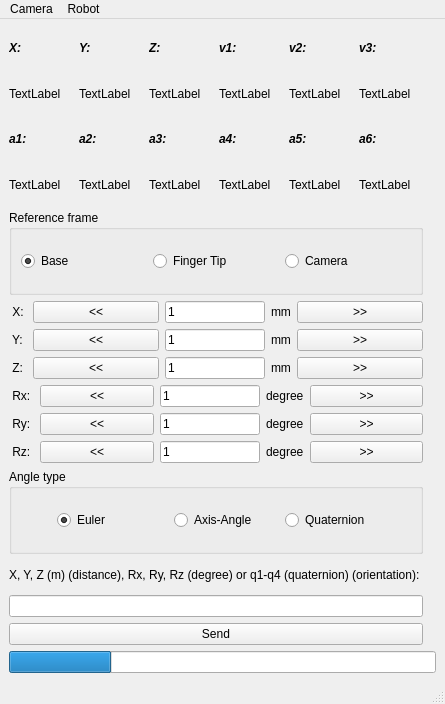
<?xml version="1.0" encoding="UTF-8"?>
<ui version="4.0">
 <class>Robot</class>
 <widget class="QMainWindow" name="Robot">
  <property name="geometry">
   <rect>
    <x>0</x>
    <y>0</y>
    <width>416</width>
    <height>704</height>
   </rect>
  </property>
  <property name="windowTitle">
   <string>Tweak Robot</string>
  </property>
  <widget class="QWidget" name="centralwidget">
   <property name="sizePolicy">
    <sizepolicy hsizetype="Expanding" vsizetype="Expanding">
     <horstretch>0</horstretch>
     <verstretch>0</verstretch>
    </sizepolicy>
   </property>
   <property name="maximumSize">
    <size>
     <width>1000</width>
     <height>1000</height>
    </size>
   </property>
   <layout class="QVBoxLayout" name="verticalLayout_2">
    <item>
     <layout class="QGridLayout" name="gridLayout_3">
      <item row="2" column="0">
       <widget class="QGroupBox" name="Frame">
        <property name="title">
         <string notr="true">Reference frame</string>
        </property>
        <property name="flat">
         <bool>false</bool>
        </property>
        <property name="checkable">
         <bool>false</bool>
        </property>
        <layout class="QHBoxLayout" name="horizontalLayout_9">
         <item>
          <layout class="QHBoxLayout" name="horizontalLayout_7">
           <item>
            <widget class="QRadioButton" name="Base">
             <property name="text">
              <string>Base</string>
             </property>
             <property name="checkable">
              <bool>true</bool>
             </property>
             <property name="checked">
              <bool>true</bool>
             </property>
             <attribute name="buttonGroup">
              <string notr="true">buttonGroup</string>
             </attribute>
            </widget>
           </item>
           <item>
            <widget class="QRadioButton" name="TCP">
             <property name="text">
              <string>Finger Tip</string>
             </property>
             <attribute name="buttonGroup">
              <string notr="true">buttonGroup</string>
             </attribute>
            </widget>
           </item>
           <item>
            <widget class="QRadioButton" name="Camera">
             <property name="text">
              <string>Camera</string>
             </property>
             <attribute name="buttonGroup">
              <string notr="true">buttonGroup</string>
             </attribute>
            </widget>
           </item>
          </layout>
         </item>
        </layout>
       </widget>
      </item>
      <item row="6" column="0">
       <layout class="QHBoxLayout" name="horizontalLayout_4">
        <item>
         <widget class="QLabel" name="label_10">
          <property name="text">
           <string> Rx: </string>
          </property>
         </widget>
        </item>
        <item>
         <widget class="QPushButton" name="Rxm">
          <property name="sizePolicy">
           <sizepolicy hsizetype="Expanding" vsizetype="Fixed">
            <horstretch>0</horstretch>
            <verstretch>0</verstretch>
           </sizepolicy>
          </property>
          <property name="text">
           <string>&lt;&lt;</string>
          </property>
         </widget>
        </item>
        <item>
         <widget class="QLineEdit" name="RxStep">
          <property name="maximumSize">
           <size>
            <width>100</width>
            <height>16777215</height>
           </size>
          </property>
          <property name="text">
           <string>1</string>
          </property>
         </widget>
        </item>
        <item>
         <widget class="QLabel" name="label_8">
          <property name="text">
           <string>degree</string>
          </property>
         </widget>
        </item>
        <item>
         <widget class="QPushButton" name="Rxp">
          <property name="sizePolicy">
           <sizepolicy hsizetype="Expanding" vsizetype="Fixed">
            <horstretch>0</horstretch>
            <verstretch>0</verstretch>
           </sizepolicy>
          </property>
          <property name="text">
           <string>&gt;&gt;</string>
          </property>
         </widget>
        </item>
       </layout>
      </item>
      <item row="7" column="0">
       <layout class="QHBoxLayout" name="horizontalLayout_5">
        <item>
         <widget class="QLabel" name="label_14">
          <property name="text">
           <string> Ry: </string>
          </property>
         </widget>
        </item>
        <item>
         <widget class="QPushButton" name="Rym">
          <property name="sizePolicy">
           <sizepolicy hsizetype="Expanding" vsizetype="Fixed">
            <horstretch>0</horstretch>
            <verstretch>0</verstretch>
           </sizepolicy>
          </property>
          <property name="text">
           <string>&lt;&lt;</string>
          </property>
         </widget>
        </item>
        <item>
         <widget class="QLineEdit" name="RyStep">
          <property name="maximumSize">
           <size>
            <width>100</width>
            <height>16777215</height>
           </size>
          </property>
          <property name="text">
           <string>1</string>
          </property>
         </widget>
        </item>
        <item>
         <widget class="QLabel" name="label_12">
          <property name="text">
           <string>degree</string>
          </property>
         </widget>
        </item>
        <item>
         <widget class="QPushButton" name="Ryp">
          <property name="sizePolicy">
           <sizepolicy hsizetype="Expanding" vsizetype="Fixed">
            <horstretch>0</horstretch>
            <verstretch>0</verstretch>
           </sizepolicy>
          </property>
          <property name="text">
           <string>&gt;&gt;</string>
          </property>
         </widget>
        </item>
       </layout>
      </item>
      <item row="9" column="0">
       <widget class="QGroupBox" name="AngleType_2">
        <property name="title">
         <string>Angle type</string>
        </property>
        <layout class="QHBoxLayout" name="horizontalLayout_10">
         <item>
          <layout class="QHBoxLayout" name="horizontalLayout_8">
           <item alignment="Qt::AlignHCenter">
            <widget class="QRadioButton" name="Euler">
             <property name="text">
              <string>Euler</string>
             </property>
             <property name="checked">
              <bool>true</bool>
             </property>
             <attribute name="buttonGroup">
              <string notr="true">buttonGroup_2</string>
             </attribute>
            </widget>
           </item>
           <item alignment="Qt::AlignHCenter">
            <widget class="QRadioButton" name="Axis_Angle">
             <property name="text">
              <string>Axis-Angle</string>
             </property>
             <attribute name="buttonGroup">
              <string notr="true">buttonGroup_2</string>
             </attribute>
            </widget>
           </item>
           <item>
            <widget class="QRadioButton" name="Quaternion">
             <property name="text">
              <string>Quaternion</string>
             </property>
             <attribute name="buttonGroup">
              <string notr="true">buttonGroup_2</string>
             </attribute>
            </widget>
           </item>
          </layout>
         </item>
        </layout>
       </widget>
      </item>
      <item row="0" column="0">
       <layout class="QGridLayout" name="gridLayout">
        <item row="0" column="2">
         <widget class="QLabel" name="label_11">
          <property name="font">
           <font>
            <weight>75</weight>
            <italic>true</italic>
            <bold>true</bold>
           </font>
          </property>
          <property name="text">
           <string>Z:</string>
          </property>
         </widget>
        </item>
        <item row="1" column="0">
         <widget class="QLabel" name="labelX">
          <property name="text">
           <string>TextLabel</string>
          </property>
         </widget>
        </item>
        <item row="0" column="1">
         <widget class="QLabel" name="label_9">
          <property name="font">
           <font>
            <weight>75</weight>
            <italic>true</italic>
            <bold>true</bold>
           </font>
          </property>
          <property name="text">
           <string>Y:</string>
          </property>
         </widget>
        </item>
        <item row="0" column="5">
         <widget class="QLabel" name="label_17">
          <property name="font">
           <font>
            <weight>75</weight>
            <italic>true</italic>
            <bold>true</bold>
           </font>
          </property>
          <property name="text">
           <string>v3:</string>
          </property>
         </widget>
        </item>
        <item row="0" column="4">
         <widget class="QLabel" name="label_15">
          <property name="font">
           <font>
            <weight>75</weight>
            <italic>true</italic>
            <bold>true</bold>
           </font>
          </property>
          <property name="text">
           <string>v2:</string>
          </property>
         </widget>
        </item>
        <item row="1" column="2">
         <widget class="QLabel" name="labelZ">
          <property name="text">
           <string>TextLabel</string>
          </property>
         </widget>
        </item>
        <item row="1" column="1">
         <widget class="QLabel" name="labelY">
          <property name="text">
           <string>TextLabel</string>
          </property>
         </widget>
        </item>
        <item row="0" column="3">
         <widget class="QLabel" name="label_13">
          <property name="font">
           <font>
            <weight>75</weight>
            <italic>true</italic>
            <bold>true</bold>
           </font>
          </property>
          <property name="text">
           <string>v1:</string>
          </property>
         </widget>
        </item>
        <item row="1" column="4">
         <widget class="QLabel" name="labelRy">
          <property name="text">
           <string>TextLabel</string>
          </property>
         </widget>
        </item>
        <item row="1" column="3">
         <widget class="QLabel" name="labelRx">
          <property name="text">
           <string>TextLabel</string>
          </property>
         </widget>
        </item>
        <item row="0" column="0">
         <widget class="QLabel" name="label_7">
          <property name="font">
           <font>
            <weight>75</weight>
            <italic>true</italic>
            <bold>true</bold>
           </font>
          </property>
          <property name="text">
           <string>X:</string>
          </property>
         </widget>
        </item>
        <item row="1" column="5">
         <widget class="QLabel" name="labelRz">
          <property name="text">
           <string>TextLabel</string>
          </property>
         </widget>
        </item>
       </layout>
      </item>
      <item row="3" column="0">
       <layout class="QHBoxLayout" name="horizontalLayout">
        <item>
         <widget class="QLabel" name="label">
          <property name="text">
           <string> X: </string>
          </property>
         </widget>
        </item>
        <item>
         <widget class="QPushButton" name="Xm">
          <property name="sizePolicy">
           <sizepolicy hsizetype="Expanding" vsizetype="Fixed">
            <horstretch>0</horstretch>
            <verstretch>0</verstretch>
           </sizepolicy>
          </property>
          <property name="text">
           <string>&lt;&lt;</string>
          </property>
         </widget>
        </item>
        <item>
         <widget class="QLineEdit" name="Xstep">
          <property name="maximumSize">
           <size>
            <width>100</width>
            <height>16777215</height>
           </size>
          </property>
          <property name="text">
           <string>1</string>
          </property>
         </widget>
        </item>
        <item>
         <widget class="QLabel" name="label_2">
          <property name="text">
           <string>mm</string>
          </property>
         </widget>
        </item>
        <item>
         <widget class="QPushButton" name="Xp">
          <property name="sizePolicy">
           <sizepolicy hsizetype="Expanding" vsizetype="Fixed">
            <horstretch>0</horstretch>
            <verstretch>0</verstretch>
           </sizepolicy>
          </property>
          <property name="text">
           <string>&gt;&gt;</string>
          </property>
         </widget>
        </item>
       </layout>
      </item>
      <item row="4" column="0">
       <layout class="QHBoxLayout" name="horizontalLayout_3">
        <item>
         <widget class="QLabel" name="label_3">
          <property name="text">
           <string> Y: </string>
          </property>
         </widget>
        </item>
        <item>
         <widget class="QPushButton" name="Ym">
          <property name="sizePolicy">
           <sizepolicy hsizetype="Expanding" vsizetype="Fixed">
            <horstretch>0</horstretch>
            <verstretch>0</verstretch>
           </sizepolicy>
          </property>
          <property name="text">
           <string>&lt;&lt;</string>
          </property>
         </widget>
        </item>
        <item>
         <widget class="QLineEdit" name="Ystep">
          <property name="maximumSize">
           <size>
            <width>100</width>
            <height>16777215</height>
           </size>
          </property>
          <property name="text">
           <string>1</string>
          </property>
         </widget>
        </item>
        <item>
         <widget class="QLabel" name="label_4">
          <property name="text">
           <string>mm</string>
          </property>
         </widget>
        </item>
        <item>
         <widget class="QPushButton" name="Yp">
          <property name="sizePolicy">
           <sizepolicy hsizetype="Expanding" vsizetype="Fixed">
            <horstretch>0</horstretch>
            <verstretch>0</verstretch>
           </sizepolicy>
          </property>
          <property name="text">
           <string>&gt;&gt;</string>
          </property>
         </widget>
        </item>
       </layout>
      </item>
      <item row="5" column="0">
       <layout class="QHBoxLayout" name="horizontalLayout_2">
        <item>
         <widget class="QLabel" name="label_6">
          <property name="text">
           <string> Z: </string>
          </property>
         </widget>
        </item>
        <item>
         <widget class="QPushButton" name="Zm">
          <property name="sizePolicy">
           <sizepolicy hsizetype="Expanding" vsizetype="Fixed">
            <horstretch>0</horstretch>
            <verstretch>0</verstretch>
           </sizepolicy>
          </property>
          <property name="text">
           <string>&lt;&lt;</string>
          </property>
         </widget>
        </item>
        <item>
         <widget class="QLineEdit" name="Zstep">
          <property name="maximumSize">
           <size>
            <width>100</width>
            <height>16777215</height>
           </size>
          </property>
          <property name="text">
           <string>1</string>
          </property>
         </widget>
        </item>
        <item>
         <widget class="QLabel" name="label_5">
          <property name="text">
           <string>mm</string>
          </property>
         </widget>
        </item>
        <item>
         <widget class="QPushButton" name="Zp">
          <property name="sizePolicy">
           <sizepolicy hsizetype="Expanding" vsizetype="Fixed">
            <horstretch>0</horstretch>
            <verstretch>0</verstretch>
           </sizepolicy>
          </property>
          <property name="text">
           <string>&gt;&gt;</string>
          </property>
         </widget>
        </item>
       </layout>
      </item>
      <item row="8" column="0">
       <layout class="QHBoxLayout" name="horizontalLayout_6">
        <item>
         <widget class="QLabel" name="label_18">
          <property name="text">
           <string> Rz: </string>
          </property>
         </widget>
        </item>
        <item>
         <widget class="QPushButton" name="Rzm">
          <property name="sizePolicy">
           <sizepolicy hsizetype="Expanding" vsizetype="Fixed">
            <horstretch>0</horstretch>
            <verstretch>0</verstretch>
           </sizepolicy>
          </property>
          <property name="text">
           <string>&lt;&lt;</string>
          </property>
         </widget>
        </item>
        <item>
         <widget class="QLineEdit" name="RzStep">
          <property name="maximumSize">
           <size>
            <width>100</width>
            <height>16777215</height>
           </size>
          </property>
          <property name="text">
           <string>1</string>
          </property>
         </widget>
        </item>
        <item>
         <widget class="QLabel" name="label_16">
          <property name="text">
           <string>degree</string>
          </property>
         </widget>
        </item>
        <item>
         <widget class="QPushButton" name="Rzp">
          <property name="sizePolicy">
           <sizepolicy hsizetype="Expanding" vsizetype="Fixed">
            <horstretch>0</horstretch>
            <verstretch>0</verstretch>
           </sizepolicy>
          </property>
          <property name="text">
           <string>&gt;&gt;</string>
          </property>
         </widget>
        </item>
       </layout>
      </item>
      <item row="1" column="0">
       <layout class="QGridLayout" name="gridLayout_2">
        <item row="0" column="5">
         <widget class="QLabel" name="label_19">
          <property name="font">
           <font>
            <weight>75</weight>
            <italic>true</italic>
            <bold>true</bold>
           </font>
          </property>
          <property name="text">
           <string>a6:</string>
          </property>
         </widget>
        </item>
        <item row="0" column="1">
         <widget class="QLabel" name="label_23">
          <property name="font">
           <font>
            <weight>75</weight>
            <italic>true</italic>
            <bold>true</bold>
           </font>
          </property>
          <property name="text">
           <string>a2:</string>
          </property>
         </widget>
        </item>
        <item row="0" column="3">
         <widget class="QLabel" name="label_21">
          <property name="font">
           <font>
            <weight>75</weight>
            <italic>true</italic>
            <bold>true</bold>
           </font>
          </property>
          <property name="text">
           <string>a4:</string>
          </property>
         </widget>
        </item>
        <item row="0" column="4">
         <widget class="QLabel" name="label_20">
          <property name="font">
           <font>
            <weight>75</weight>
            <italic>true</italic>
            <bold>true</bold>
           </font>
          </property>
          <property name="text">
           <string>a5:</string>
          </property>
         </widget>
        </item>
        <item row="0" column="2">
         <widget class="QLabel" name="label_22">
          <property name="font">
           <font>
            <weight>75</weight>
            <italic>true</italic>
            <bold>true</bold>
           </font>
          </property>
          <property name="text">
           <string>a3:</string>
          </property>
         </widget>
        </item>
        <item row="0" column="0">
         <widget class="QLabel" name="label_24">
          <property name="font">
           <font>
            <weight>75</weight>
            <italic>true</italic>
            <bold>true</bold>
           </font>
          </property>
          <property name="text">
           <string>a1:</string>
          </property>
         </widget>
        </item>
        <item row="1" column="0">
         <widget class="QLabel" name="labela1">
          <property name="text">
           <string>TextLabel</string>
          </property>
         </widget>
        </item>
        <item row="1" column="1">
         <widget class="QLabel" name="labela2">
          <property name="text">
           <string>TextLabel</string>
          </property>
         </widget>
        </item>
        <item row="1" column="2">
         <widget class="QLabel" name="labela3">
          <property name="text">
           <string>TextLabel</string>
          </property>
         </widget>
        </item>
        <item row="1" column="3">
         <widget class="QLabel" name="labela4">
          <property name="text">
           <string>TextLabel</string>
          </property>
         </widget>
        </item>
        <item row="1" column="4">
         <widget class="QLabel" name="labela5">
          <property name="text">
           <string>TextLabel</string>
          </property>
         </widget>
        </item>
        <item row="1" column="5">
         <widget class="QLabel" name="labela6">
          <property name="text">
           <string>TextLabel</string>
          </property>
         </widget>
        </item>
       </layout>
      </item>
      <item row="10" column="0">
       <layout class="QVBoxLayout" name="verticalLayout">
        <item alignment="Qt::AlignHCenter">
         <widget class="QLabel" name="label_25">
          <property name="text">
           <string>X, Y, Z (m) (distance), Rx, Ry, Rz (degree) or q1-q4 (quaternion) (orientation): </string>
          </property>
         </widget>
        </item>
        <item>
         <widget class="QLineEdit" name="Coordinates"/>
        </item>
        <item>
         <widget class="QPushButton" name="Send">
          <property name="text">
           <string>Send</string>
          </property>
         </widget>
        </item>
       </layout>
      </item>
      <item row="1" column="2" rowspan="10">
       <widget class="QLabel" name="labelFeed">
        <property name="text">
         <string/>
        </property>
       </widget>
      </item>
      <item row="0" column="2">
       <widget class="QLabel" name="label_output">
        <property name="text">
         <string/>
        </property>
       </widget>
      </item>
     </layout>
    </item>
    <item>
     <widget class="QProgressBar" name="progressBar">
      <property name="value">
       <number>24</number>
      </property>
      <property name="textVisible">
       <bool>false</bool>
      </property>
     </widget>
    </item>
   </layout>
  </widget>
  <widget class="QMenuBar" name="menubar">
   <property name="geometry">
    <rect>
     <x>0</x>
     <y>0</y>
     <width>416</width>
     <height>21</height>
    </rect>
   </property>
   <widget class="QMenu" name="menuCamera">
    <property name="title">
     <string>Camera</string>
    </property>
    <addaction name="actionCamera_Face_Down"/>
    <addaction name="actionShow"/>
    <addaction name="actionStop_Feed"/>
    <addaction name="actionClear_Feed"/>
    <addaction name="separator"/>
    <addaction name="actionEstimate_Dtag"/>
    <addaction name="actionSet_Dtag_as_Camera_TCP"/>
    <addaction name="actionCenter_AprilTag"/>
    <addaction name="actionCamera_to_face_at_AprilTag"/>
   </widget>
   <widget class="QMenu" name="menuRobot">
    <property name="title">
     <string>Robot</string>
    </property>
    <addaction name="actionPrint_Cartesian_Coordinates"/>
    <addaction name="actionPrint_Joints_Coordinates"/>
    <addaction name="separator"/>
    <addaction name="actionZ_align"/>
    <addaction name="actionReturn_back_to_previous_pose"/>
    <addaction name="separator"/>
    <addaction name="actionMove_the_finger_tip_to_the_camera_center"/>
    <addaction name="actionMove_the_camera_center_to_the_finger_tip"/>
    <addaction name="actionMeasure_height"/>
   </widget>
   <addaction name="menuCamera"/>
   <addaction name="menuRobot"/>
  </widget>
  <widget class="QStatusBar" name="statusbar"/>
  <action name="actionEstimate_Dtag">
   <property name="text">
    <string>Estimate the distance to AprilTag (Dtag)</string>
   </property>
  </action>
  <action name="actionSet_Dtag_as_Camera_TCP">
   <property name="text">
    <string>Set Dtag as Camera TCP</string>
   </property>
  </action>
  <action name="actionCenter_AprilTag">
   <property name="text">
    <string>Center AprilTag</string>
   </property>
  </action>
  <action name="actionShow">
   <property name="text">
    <string>Start Feed</string>
   </property>
  </action>
  <action name="actionStop_Feed">
   <property name="text">
    <string>Stop Feed</string>
   </property>
  </action>
  <action name="actionCamera_Face_Down">
   <property name="text">
    <string>Camera Face Down</string>
   </property>
  </action>
  <action name="actionClear_Feed">
   <property name="text">
    <string>Clear Image</string>
   </property>
  </action>
  <action name="actionCamera_to_face_at_AprilTag">
   <property name="text">
    <string>Camera to face at AprilTag</string>
   </property>
  </action>
  <action name="actionMove_the_finger_tip_to_the_camera_center">
   <property name="text">
    <string>Move the finger tip to the camera center</string>
   </property>
  </action>
  <action name="actionMeasure_height">
   <property name="text">
    <string>Measure height by touching</string>
   </property>
  </action>
  <action name="actionMove_the_camera_center_to_the_finger_tip">
   <property name="text">
    <string>Move the camera center to the finger tip</string>
   </property>
  </action>
  <action name="actionPrint_Cartesian_Coordinates">
   <property name="text">
    <string>Print Cartesian Coordinates</string>
   </property>
  </action>
  <action name="actionPrint_Joints_Coordinates">
   <property name="text">
    <string>Print Joints Coordinates</string>
   </property>
  </action>
  <action name="actionZ_align">
   <property name="text">
    <string>Z align</string>
   </property>
  </action>
  <action name="actionReturn_back_to_previous_pose">
   <property name="text">
    <string>Return back to previous pose</string>
   </property>
  </action>
 </widget>
 <resources/>
 <connections/>
 <buttongroups>
  <buttongroup name="buttonGroup"/>
  <buttongroup name="buttonGroup_2"/>
 </buttongroups>
</ui>
